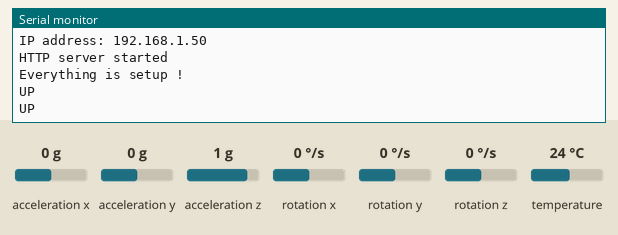
Simulated run of this program. Board: ESP8266 (NodeMCU). Shown: the last lines printed to the serial monitor. The inputs (shaded band) are chosen by the test bench; at power-on: acceleration x 0 g, acceleration y 0 g, acceleration z 1 g, rotation x 0 °/s, rotation y 0 °/s, rotation z 0 °/s, temperature 24 °C. WiFi joins after 1.5 s; servers stay silent unless stated.

Above: at 2.7 s.
2.8 s: acceleration x set to 0.2 g
At 3.4 s:
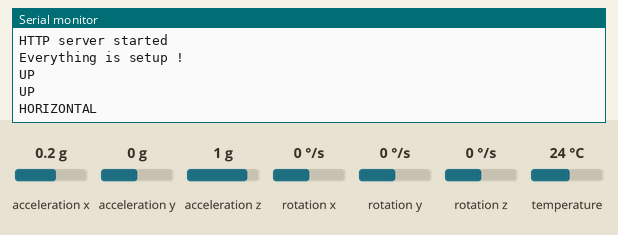
5.1 s: acceleration y set to 0.8 g
At 6.3 s:
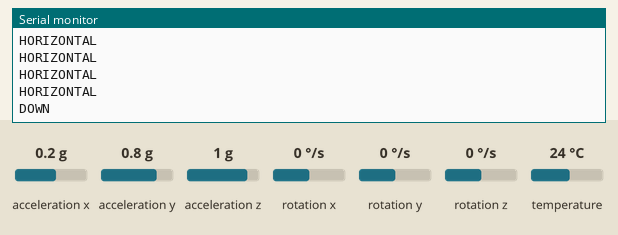

The program:

main.cpp
```cpp
#include <Arduino.h>
#include "model.h" //the classifier model
#include <Wire.h> //I2C protocol
#include <Adafruit_MPU6050.h> //to use the MPU6050 accelerometer
#include <Adafruit_Sensor.h> //to use the adafruit sensors

//Web Server
#include <ESP8266WiFi.h>
#include <WiFiClient.h>
#include <ESP8266WebServer.h>
ESP8266WebServer server(80);
#include "functions.h"
//---------------------------------
const char* ssid     = "Mihir";
const char* password = "8805895611";
//------------------------------------

Adafruit_MPU6050 accelerometer; //instanciate the accelerometer object
Eloquent::ML::Port::SVM SVM_SKleanr_classifier;//instanciate the classifier object
String output_str;
void setup()
{
  Serial.begin(115200);//begin the Serial communication
  Wire.begin(); //begin the I2C communication

  // wifi connection establishing
  WiFi.begin("Mihir", "8805895611");
  Serial.print("\n\r \n\rWorking to connect");
  while (WiFi.status() != WL_CONNECTED) {delay(500); Serial.print(".");}
  Serial.println("");
  Serial.println("ESP8266 Webpage");
  Serial.println("Connected to WiFi");
  Serial.print("IP address: ");
  Serial.println(WiFi.localIP());

  server.on("/", handleRoot);
  //server.on("/gesture", gesture);

  server.begin();
  Serial.println("HTTP server started");
  //-----------------------------------------------------------------------------

  if (!accelerometer.begin()) //begin the MPU communication
  {
    Serial.println("Error with MPU");
  }

  Serial.println("Everything is setup !");
}

void loop()
{
  //Connecting to the server
  {server.handleClient();}


  //---------------------------------------------------------------------------------------
  sensors_event_t a, g, temp; //instanciate the sensors's reading object
  accelerometer.getEvent(&a, &g, &temp);//register the read values to the object declared before
  //Serial.print(a.acceleration.x);
  float features[] = {a.acceleration.x, a.acceleration.y, a.acceleration.z}; //create the array containing the read values size is : 1x3 same as defined in google colab
  output_str = SVM_SKleanr_classifier.predictLabel(features); //run inference
  //server.on("/gesture", gesture);
  server.on("/gesture", [](){
  //  String page = "<h1>Gesture Recognized as:</h1><br>" + output_str;
    // server.send(200,"text/html",page);
    String gest = String("<h2>Gesture Recognized as: </h2>") + "\n<h1>" + output_str + "</h1>\n";
    gest = "<html><head><meta http-equiv=\"refresh\" content=\"2\"> <body bgcolor=\"#ffffff\" color=\"blue\"><center><h1>"
       + gest + "</h1></center></body></html>";
    server.send(200, "text/html", gest);
  });


  Serial.println(output_str);//print the resulting orientation
  delay(700);
}
```

model.h
```cpp
#pragma once
#include <cstdarg>
namespace Eloquent {
    namespace ML {
        namespace Port {
            class SVM {
                public:
                    /**
                    * Predict class for features vector
                    */
                    int predict(float *x) {
                        float kernels[77] = { 0 };
                        float decisions[3] = { 0 };
                        int votes[3] = { 0 };
                        kernels[0] = compute_kernel(x,   5.52  , -8.13  , -0.56 );
                        kernels[1] = compute_kernel(x,   5.42  , -8.1  , -0.64 );
                        kernels[2] = compute_kernel(x,   5.5  , -8.16  , -0.34 );
                        kernels[3] = compute_kernel(x,   1.27  , -8.31  , -3.48 );
                        kernels[4] = compute_kernel(x,   5.48  , -8.1  , -0.67 );
                        kernels[5] = compute_kernel(x,   1.45  , -6.57  , 2.54 );
                        kernels[6] = compute_kernel(x,   1.63  , -6.54  , 2.7 );
                        kernels[7] = compute_kernel(x,   5.83  , -8.68  , 0.4 );
                        kernels[8] = compute_kernel(x,   5.45  , -8.18  , 0.19 );
                        kernels[9] = compute_kernel(x,   4.96  , -8.08  , -1.04 );
                        kernels[10] = compute_kernel(x,   5.66  , -8.29  , 0.16 );
                        kernels[11] = compute_kernel(x,   1.16  , -8.42  , -3.33 );
                        kernels[12] = compute_kernel(x,   5.49  , -8.13  , 0.05 );
                        kernels[13] = compute_kernel(x,   5.6  , -8.18  , 0.04 );
                        kernels[14] = compute_kernel(x,   1.34  , -8.3  , -3.51 );
                        kernels[15] = compute_kernel(x,   5.58  , -8.02  , 0.03 );
                        kernels[16] = compute_kernel(x,   4.87  , -7.98  , -1.2 );
                        kernels[17] = compute_kernel(x,   1.55  , -6.42  , 2.52 );
                        kernels[18] = compute_kernel(x,   3.81  , -7.29  , 1.19 );
                        kernels[19] = compute_kernel(x,   5.33  , -8.22  , -0.6 );
                        kernels[20] = compute_kernel(x,   5.41  , -8.07  , -0.67 );
                        kernels[21] = compute_kernel(x,   4.81  , -7.91  , -1.42 );
                        kernels[22] = compute_kernel(x,   1.57  , -6.39  , 2.62 );
                        kernels[23] = compute_kernel(x,   4.19  , -7.81  , -1.93 );
                        kernels[24] = compute_kernel(x,   4.18  , 7.76  , -5.45 );
                        kernels[25] = compute_kernel(x,   0.34  , 5.62  , -7.41 );
                        kernels[26] = compute_kernel(x,   0.61  , 5.38  , -6.82 );
                        kernels[27] = compute_kernel(x,   4.77  , 8.01  , -2.43 );
                        kernels[28] = compute_kernel(x,   4.53  , 8.6  , -1.47 );
                        kernels[29] = compute_kernel(x,   4.71  , 8.3  , -1.56 );
                        kernels[30] = compute_kernel(x,   4.41  , 8.35  , -2.97 );
                        kernels[31] = compute_kernel(x,   6.62  , 8.21  , -2.2 );
                        kernels[32] = compute_kernel(x,   4.2  , 7.81  , -4.69 );
                        kernels[33] = compute_kernel(x,   4.4  , 8.03  , -3.81 );
                        kernels[34] = compute_kernel(x,   3.81  , 8.9  , 1.31 );
                        kernels[35] = compute_kernel(x,   4.19  , 7.77  , -5.04 );
                        kernels[36] = compute_kernel(x,   4.97  , 7.98  , -1.66 );
                        kernels[37] = compute_kernel(x,   4.28  , 7.88  , -4.31 );
                        kernels[38] = compute_kernel(x,   6.93  , 8.01  , -1.47 );
                        kernels[39] = compute_kernel(x,   4.66  , 8.15  , -2.6 );
                        kernels[40] = compute_kernel(x,   5.06  , 7.84  , -1.79 );
                        kernels[41] = compute_kernel(x,   -2.31  , 5.64  , -7.35 );
                        kernels[42] = compute_kernel(x,   -1.22  , 8.22  , 0.88 );
                        kernels[43] = compute_kernel(x,   -1.19  , 8.24  , 1.08 );
                        kernels[44] = compute_kernel(x,   4.85  , 7.92  , -2.29 );
                        kernels[45] = compute_kernel(x,   9.81  , 1.73  , -1.69 );
                        kernels[46] = compute_kernel(x,   10.45  , -1.73  , -0.02 );
                        kernels[47] = compute_kernel(x,   10.52  , -2.05  , 0.79 );
                        kernels[48] = compute_kernel(x,   9.49  , 1.7  , -2.94 );
                        kernels[49] = compute_kernel(x,   9.01  , 1.67  , -0.89 );
                        kernels[50] = compute_kernel(x,   10.41  , -2.01  , 0.56 );
                        kernels[51] = compute_kernel(x,   10.43  , 1.92  , -1.91 );
                        kernels[52] = compute_kernel(x,   9.49  , 1.52  , -3.15 );
                        kernels[53] = compute_kernel(x,   10.41  , 1.85  , -2.13 );
                        kernels[54] = compute_kernel(x,   10.29  , -1.92  , -1.11 );
                        kernels[55] = compute_kernel(x,   10.35  , -1.76  , -1.32 );
                        kernels[56] = compute_kernel(x,   9.46  , 1.55  , -0.65 );
                        kernels[57] = compute_kernel(x,   9.91  , 1.88  , -2.17 );
                        kernels[58] = compute_kernel(x,   9.58  , -1.34  , -1.16 );
                        kernels[59] = compute_kernel(x,   9.18  , -1.13  , 0.13 );
                        kernels[60] = compute_kernel(x,   9.99  , 1.91  , -1.47 );
                        kernels[61] = compute_kernel(x,   10.53  , -2.41  , 0.78 );
                        kernels[62] = compute_kernel(x,   9.04  , -1.18  , 0.2 );
                        kernels[63] = compute_kernel(x,   9.51  , -1.07  , -0.58 );
                        kernels[64] = compute_kernel(x,   9.4  , -1.19  , -1.02 );
                        kernels[65] = compute_kernel(x,   8.59  , 2.69  , -1.13 );
                        kernels[66] = compute_kernel(x,   9.56  , -1.03  , -1.13 );
                        kernels[67] = compute_kernel(x,   9.65  , 2.0  , 1.12 );
                        kernels[68] = compute_kernel(x,   8.91  , -1.12  , 0.45 );
                        kernels[69] = compute_kernel(x,   9.56  , -1.07  , -0.98 );
                        kernels[70] = compute_kernel(x,   10.27  , -1.89  , 0.32 );
                        kernels[71] = compute_kernel(x,   9.58  , 1.05  , -3.54 );
                        kernels[72] = compute_kernel(x,   8.41  , 3.11  , -1.09 );
                        kernels[73] = compute_kernel(x,   9.89  , -1.34  , -1.02 );
                        kernels[74] = compute_kernel(x,   10.11  , 1.86  , -1.11 );
                        kernels[75] = compute_kernel(x,   8.37  , 2.54  , -0.7 );
                        kernels[76] = compute_kernel(x,   8.78  , 1.93  , -0.52 );
                        decisions[0] = -0.07634745613
                        + kernels[3]
                        + kernels[5]
                        + kernels[6] * 0.107533219237
                        + kernels[11] * 0.083736875633
                        + kernels[14]
                        + kernels[17]
                        + kernels[22]
                        + kernels[23] * 0.158955849938
                        - kernels[25]
                        - kernels[26]
                        - kernels[38]
                        + kernels[41] * -0.969717279745
                        + kernels[42] * -0.380508665062
                        - kernels[43]
                        ;
                        decisions[1] = 0.001755177975
                        + kernels[0]
                        + kernels[1]
                        + kernels[2]
                        + kernels[4]
                        + kernels[7]
                        + kernels[8]
                        + kernels[9] * 0.421529355599
                        + kernels[10]
                        + kernels[12]
                        + kernels[13]
                        + kernels[15]
                        + kernels[16]
                        + kernels[18]
                        + kernels[19]
                        + kernels[20]
                        + kernels[21]
                        - kernels[46]
                        - kernels[47]
                        - kernels[50]
                        - kernels[54]
                        - kernels[55]
                        - kernels[58]
                        - kernels[59]
                        - kernels[61]
                        - kernels[62]
                        - kernels[63]
                        - kernels[64]
                        + kernels[66] * -0.421529355599
                        - kernels[68]
                        - kernels[69]
                        - kernels[70]
                        - kernels[73]
                        ;
                        decisions[2] = 0.015825820352
                        + kernels[24] * 0.572781743216
                        + kernels[27]
                        + kernels[28]
                        + kernels[29]
                        + kernels[30]
                        + kernels[31]
                        + kernels[32]
                        + kernels[33]
                        + kernels[34] * 0.54915484566
                        + kernels[35]
                        + kernels[36]
                        + kernels[37]
                        + kernels[38]
                        + kernels[39]
                        + kernels[40]
                        + kernels[44]
                        - kernels[45]
                        - kernels[48]
                        - kernels[49]
                        - kernels[51]
                        - kernels[52]
                        + kernels[53] * -0.121936588877
                        - kernels[56]
                        - kernels[57]
                        - kernels[60]
                        - kernels[65]
                        - kernels[67]
                        - kernels[71]
                        - kernels[72]
                        - kernels[74]
                        - kernels[75]
                        - kernels[76]
                        ;
                        votes[decisions[0] > 0 ? 0 : 1] += 1;
                        votes[decisions[1] > 0 ? 0 : 2] += 1;
                        votes[decisions[2] > 0 ? 1 : 2] += 1;
                        int val = votes[0];
                        int idx = 0;

                        for (int i = 1; i < 3; i++) {
                            if (votes[i] > val) {
                                val = votes[i];
                                idx = i;
                            }
                        }

                        return idx;
                    }

                    /**
                    * Predict readable class name
                    */
                    const char* predictLabel(float *x) {
                        return idxToLabel(predict(x));
                    }

                    /**
                    * Convert class idx to readable name
                    */
                    const char* idxToLabel(uint8_t classIdx) {
                        switch (classIdx) {
                            case 0:
                            return "UP";
                            case 1:
                            return "DOWN";
                            case 2:
                            return "HORIZONTAL";
                            default:
                            return "Houston we have a problem";
                        }
                    }

                protected:
                    /**
                    * Compute kernel between feature vector and support vector.
                    * Kernel type: rbf
                    */
                    float compute_kernel(float *x, ...) {
                        va_list w;
                        va_start(w, 3);
                        float kernel = 0.0;

                        for (uint16_t i = 0; i < 3; i++) {
                            kernel += pow(x[i] - va_arg(w, double), 2);
                        }

                        return exp(-0.001 * kernel);
                    }
                };
            }
        }
    }
```

functions.h
```cpp
void handleRoot()
{
  server.send(200, "text/html", "<center><h1>ESP8266 Controller</h1></center>");
}
//------------------------------------------------------------------------
// void gesture()
// {
  // String gest = String("Gesture Recognized as: ") + "\n" + "horizontal" + "\n";
  // gest = "<html><head><meta http-equiv=\"refresh\" content=\"2\"> <body bgcolor=\"#ffffff\">"
        //  + gest + "</body></html>";
  // server.send(200, "text/html", gest);
// }
```

Measured:
- the behaviour switches between 0 and 0.1 g on acceleration x (found by bisection; images 0 and 1)
- after the input at 2.8 s, the serial monitor: prints a new line after 0.11 s (image 1)
- after the input at 5.1 s, the serial monitor: prints a new line after 0.62 s (image 2)
